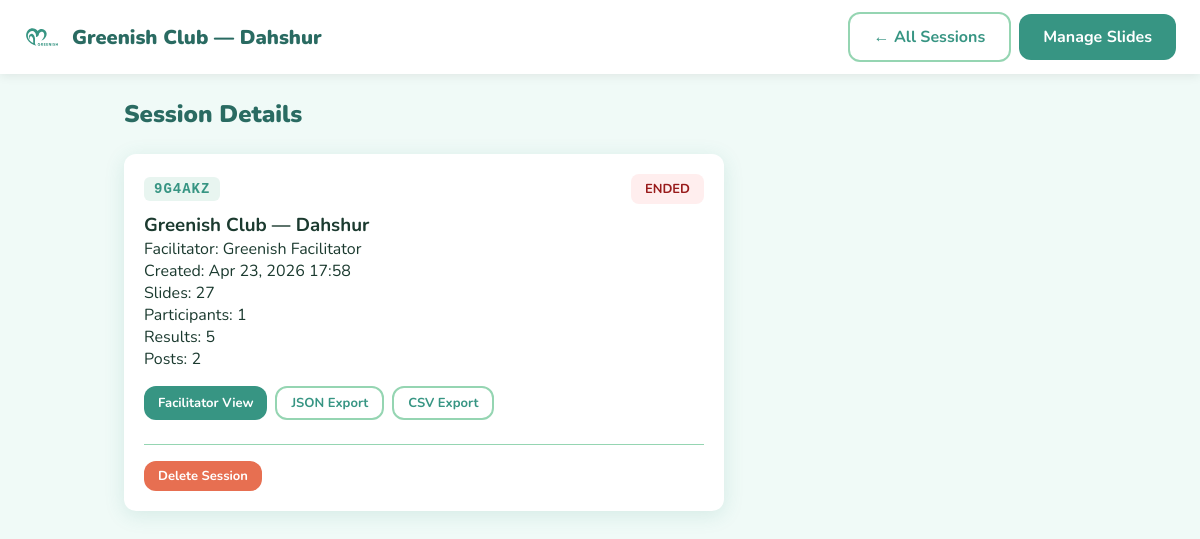
Page /session/cms/9G4AKZ/ (signed in) on the earlier database version.
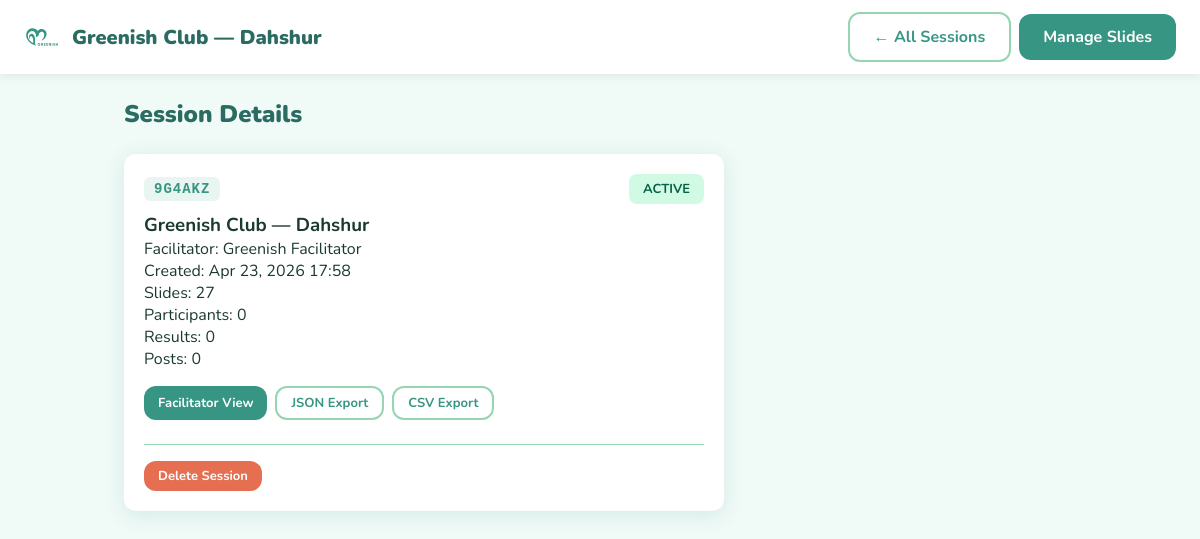
Same page on the later database version.
### session/models.py (models this page shows, shortened)
class Session(models.Model):
    STATUS_CHOICES = [
        ('waiting', 'Waiting'),
        ('active', 'Active'),
        ('ended', 'Ended'),
    ]
    code = models.CharField(max_length=6, unique=True, default=generate_session_code)
    title = models.CharField(max_length=255)
    facilitator_name = models.CharField(max_length=100, blank=True, default='')
    facilitator_password = models.CharField(max_length=128, blank=True, default='')
    status = models.CharField(max_length=10, choices=STATUS_CHOICES, default='waiting')
    current_slide_index = models.PositiveIntegerField(default=0)
    activity_active = models.BooleanField(default=False)
    show_answers_at = models.DateTimeField(null=True, blank=True)
    created_at = models.DateTimeField(auto_now_add=True)

### session/cms_views.py (the view)
# urls.py: path('cms/<str:code>/', cms_views.cms_session_detail, name='cms_session_detail'),
@never_cache
@staff_member_required(login_url='/session/cms/login/')
def cms_session_detail(request, code):
    session = get_object_or_404(Session, code=code)
    return render(request, 'session/cms/session_detail.html', {'session': session})

### session/templates/session/cms/session_detail.html (shortened to what this page needs)
<!DOCTYPE html>
<html lang="en">
<head>
    <link rel="stylesheet" href="/static/css/session.css?v=6">
    <link rel="stylesheet" href="/static/css/cms.css?v=6">
</head>
<body class="cms-page">
    <header class="cms-header">
        <div class="cms-header-left">
            <img src="/static/img/logo.svg?v=6" alt="Greenish" class="cms-logo">
            <h1>{{ session.title }}</h1>
        </div>
        <div class="cms-header-right">
            <a href="{% url 'cms_sessions' %}" class="btn btn-outline">← All Sessions</a>
            <a href="{% url 'cms_slides' code=session.code %}" class="btn btn-primary">Manage Slides</a>
        </div>
    </header>
    <main class="cms-main">
        <div class="cms-section-header">
            <h2>Session Details</h2>
        </div>
        <div class="cms-session-card" style="max-width:600px;">
            <div class="session-card-header">
                <span class="session-code">{{ session.code }}</span>
                <span class="session-status status-{{ session.status }}">{{ session.get_status_display }}</span>
            </div>
            <h3>{{ session.title }}</h3>
            <p>Facilitator: {{ session.facilitator_name }}</p>
            <p>Created: {{ session.created_at|date:"M d, Y H:i" }}</p>
            <p>Slides: {{ session.slides.count }}</p>
            <p>Participants: {{ session.participants.count }}</p>
            <p>Results: {{ session.results.count }}</p>
            <p>Posts: {{ session.posts.count }}</p>
            <div class="session-card-actions" style="margin-top:16px;">
                <a href="{% url 'session_facilitator' code=session.code %}" class="btn btn-primary btn-small">Facilitator View</a>
                <a href="{% url 'cms_export' code=session.code %}" class="btn btn-outline btn-small">JSON Export</a>
                <a href="{% url 'cms_export_csv' code=session.code %}" class="btn btn-outline btn-small">CSV Export</a>
            </div>
            <div style="margin-top:24px; padding-top:16px; border-top:1px solid var(--primary-pale);">
                <form method="post" action="{% url 'cms_delete_session' code=session.code %}" onsubmit="return confirm('Are you sure you want to delete this session? This cannot be undone.');" style="display:inline;">
                    <button type="submit" class="btn btn-danger btn-small">Delete Session</button>
                </form>
            </div>
        </div>
    </main>
</body>
</html>

### static/css/session.css (style rules this page uses)
:root { --primary: #379583; --primary-dark: #2A6B62; --primary-light: #52B788; --primary-pale: #95D5B2; --primary-tint: #E8F5F0; --bg: #F0FAF7; --text-dark: #1B3A2F; --text-muted: #5A7A70; --alert: #E76F51; --accent: #52B788; --white: #FFFFFF; --shadow: 0 4px 20px rgba(55, 149, 131, 0.15); --shadow-lg: 0 8px 40px rgba(55, 149, 131, 0.2); --radius: 12px; --radius-lg: 20px; --transition: all 0.3s cubic-bezier(0.4, 0, 0.2, 1); --glass-bg: rgba(255, 255, 255, 0.72); --glass-border: rgba(255, 255, 255, 0.3); --nature-1: #1a4731; --nature-2: #245a3d; --nature-3: #379583; --nature-4: #52B788; --nature-5: #95D5B2; --coral: #E76F51; --gold: #F4A261; --ocean: #2196F3; }
* { margin: 0; padding: 0; box-sizing: border-box; }
html, body { font-family: 'Nunito', sans-serif; background: var(--bg); color: var(--text-dark); min-height: 100vh; overflow-x: hidden; overflow-y: auto; -webkit-overflow-scrolling: touch; }
.btn { display: inline-flex; align-items: center; justify-content: center; gap: 8px; padding: 12px 24px; border: none; border-radius: var(--radius); font-family: 'Nunito', sans-serif; font-weight: 700; font-size: 16px; cursor: pointer; transition: var(--transition); text-decoration: none; }
.btn-primary { background: var(--primary); color: var(--white); }
.btn-danger { background: var(--alert); color: var(--white); }
.btn-outline { background: transparent; color: var(--primary); border: 2px solid var(--primary-pale); }
.btn-small { padding: 6px 14px; font-size: 13px; }
.session-code { background: var(--primary-tint); color: var(--primary-dark); padding: 6px 14px; border-radius: 8px; font-weight: 700; font-size: 14px; letter-spacing: 1px; }
.session-status { padding: 6px 14px; border-radius: 8px; font-weight: 700; font-size: 13px; text-transform: uppercase; }
.status-active { background: #D1FAE5; color: #065F46; }

### static/css/cms.css (style rules this page uses)
.cms-page { min-height: 100vh; background: var(--bg); }
.cms-header { background: var(--white); padding: 12px 24px; display: flex; align-items: center; justify-content: space-between; box-shadow: 0 2px 10px rgba(0,0,0,0.08); z-index: 10; position: sticky; top: 0; }
.cms-header-left { display: flex; align-items: center; gap: 12px; }
.cms-header-right { display: flex; align-items: center; gap: 8px; }
.cms-logo { width: 36px; height: 36px; }
.cms-header h1 { font-size: 20px; font-weight: 900; color: var(--primary-dark); }
.cms-main { max-width: 1000px; margin: 0 auto; padding: 24px; }
.cms-section-header { display: flex; align-items: center; justify-content: space-between; margin-bottom: 24px; }
.cms-section-header h2 { font-size: 24px; font-weight: 900; color: var(--primary-dark); }
.btn-small { padding: 6px 14px; font-size: 13px; }
.cms-session-card { background: var(--white); border-radius: var(--radius); padding: 20px; box-shadow: var(--shadow); transition: var(--transition); }
.session-card-header { display: flex; align-items: center; justify-content: space-between; margin-bottom: 8px; }
.session-card-actions { display: flex; gap: 8px; flex-wrap: wrap; }
.session-code { font-family: monospace; font-size: 14px; font-weight: 700; color: var(--primary); background: var(--primary-tint); padding: 4px 10px; border-radius: 6px; letter-spacing: 1px; }

Differences in the rows shown:
changed Session "Greenish Club — Dahshur": status "ENDED" → "ACTIVE"; participants.count "1" → "0"; results.count "5" → "0"; posts.count "2" → "0"
